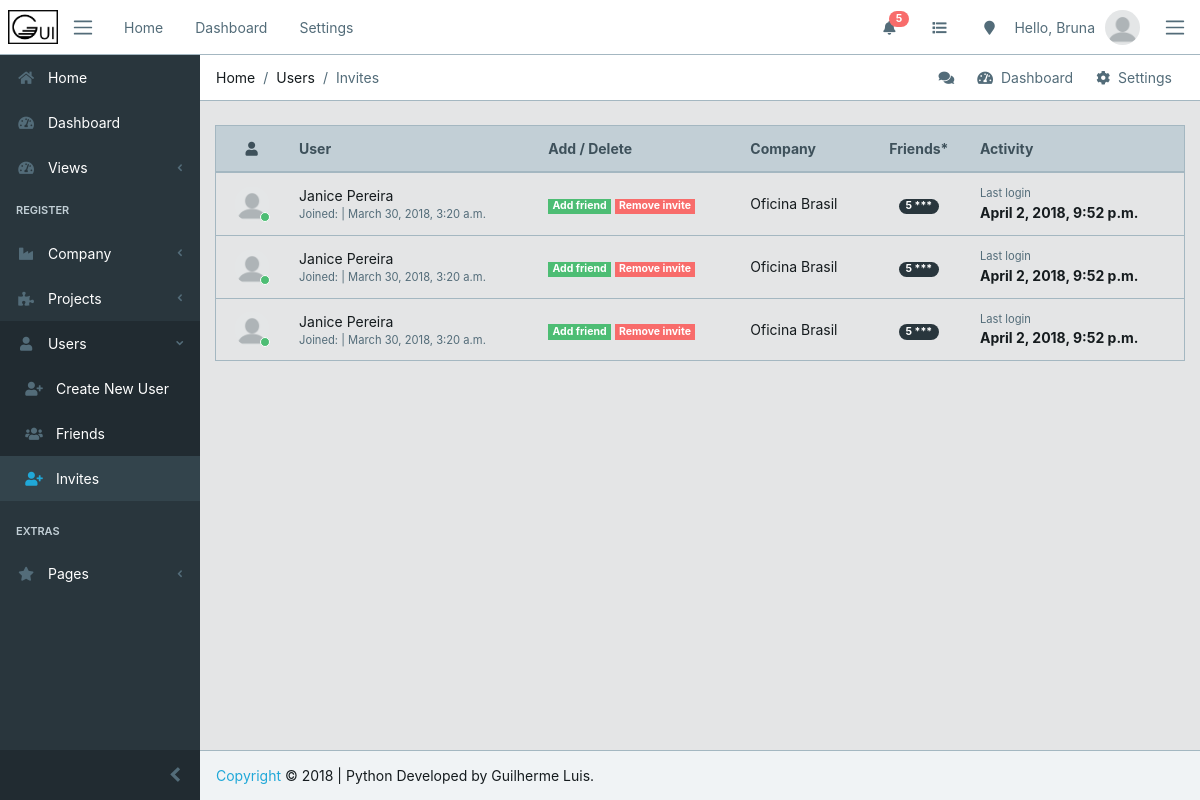
The app's page /register/users/invites/ (signed in), older data.
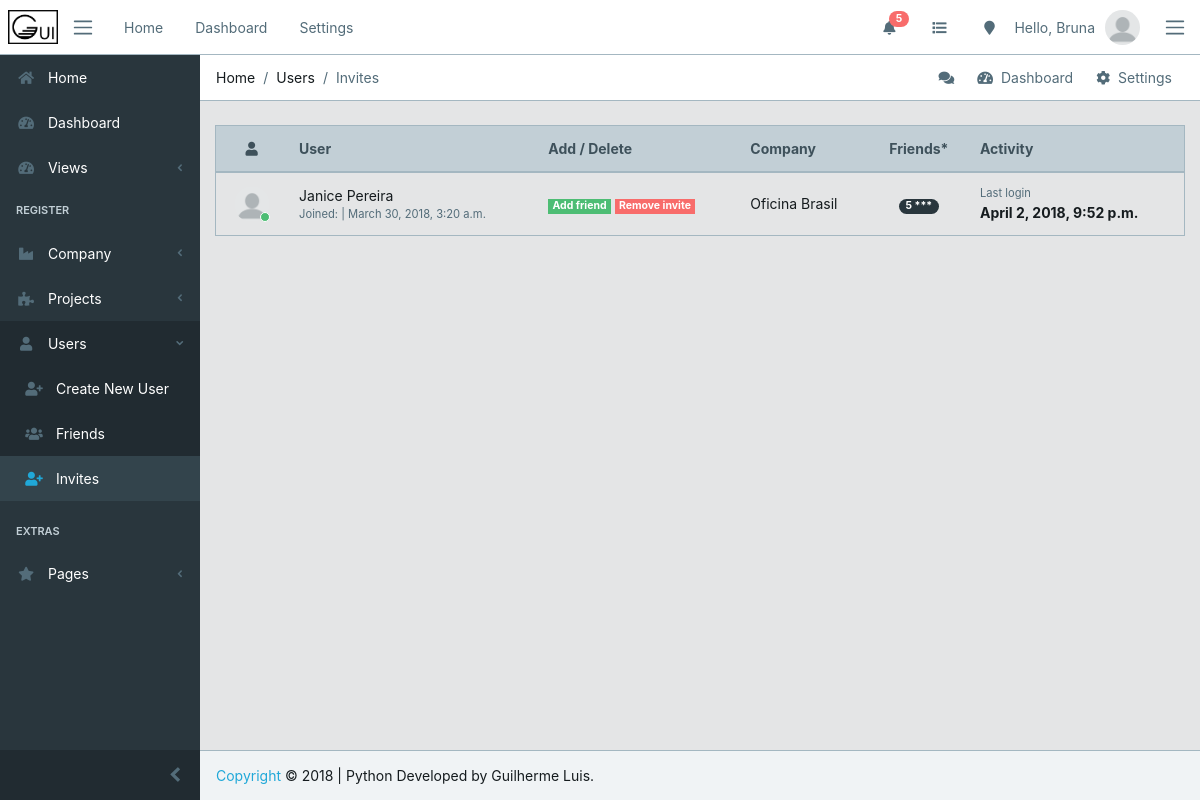
The same page, newer data.
### register/models.py (models this page shows, shortened)
class Invite(models.Model):
    inviter = models.ForeignKey(UserProfile, on_delete=models.DO_NOTHING, related_name='made_invites')
    invited = models.ForeignKey(UserProfile, on_delete=models.DO_NOTHING, related_name='received_invites')

class UserProfile(models.Model):
    user = models.ForeignKey(User, on_delete=models.CASCADE)
    company = models.ForeignKey(Company, on_delete=models.CASCADE)
    project = models.ManyToManyField(Project, blank=True)
    friends = models.ManyToManyField('self', blank=True)

class Company(models.Model):
    social_name = models.CharField(max_length=80)
    name = models.CharField(max_length=80)
    email = models.EmailField()
    city = models.CharField(max_length=50)
    found_date = models.DateField()
    class Meta:
        verbose_name_plural = 'Companies'
        ordering = ('name',)
    def __str__(self):
        return (self.name)

### register/views.py (the view)
# urls.py: path('users/invites/', views.invites, name='invites'),
def invites(request):
    return render(request, 'register/invites.html')

### core/views.py (called while the page is built)
def context(request): # send context to base.html
    users = User.objects.all()
    users_prof = UserProfile.objects.all()
    if request.user.is_authenticated:
        try:
            user_id = request.user.userprofile_set.values_list()[0][0]
            logged_user = UserProfile.objects.get(id=user_id)
            friends = logged_user.friends.all()
            context = {
                'users': users,
                'users_prof': users_prof,
                'logged_user': logged_user,
                'friends' : friends,
            }
            return context
        except:
            context = {
                'users':users,
                'users_prof':users_prof,
            }
            return context
    else:
        context = {
            'users': users,
            'users_prof': users_prof,
        }
        return context

### register/templates/register/invites.html (shortened to what this page needs)
{% extends 'core/base.html' %}
{% load staticfiles %}
{% block breadcrumb %}
        <li class="breadcrumb-item">Home</li>
        <li class="breadcrumb-item">Users</li>
        <li class="breadcrumb-item active">Invites</li>
{% endblock breadcrumb%}
{% block content %}
<div class="container-fluid">
  <div id="ui-view" style="opacity: 1;"><div class="animated fadeIn">
    <div class="row">
    <div class="col-12">
        <div class="row">
            {% if logged_user.received_invites.count %}
            <table class="table table-responsive-sm table-hover table-outline mb-5 ">
                <thead class="thead-light">
                <tr>
                    <th class="text-center"><i class="fa fa-user"></i></th>
                    <th>User</th>
                    <th>Add / Delete</th>
                    <th>Company</th>
                    <th class="text-center">Friends*</th>
                    <th>Activity</th>
                </tr>
            </thead>
                    <tbody>
                        {% for invite in logged_user.received_invites.all %}
                        <tr>
                            <td class="text-center">
                                <div class="avatar">
                                <img src="{% static 'core/img/avatar/blank_profile.png' %}" class="img-avatar" alt="{{ user.email }}">
                                <span class="avatar-status badge-success"></span>
                                </div>
                            </td>
                            <td>
                                {% if invite.inviter.user.get_full_name %}
                                <div>{{ invite.inviter.user.get_full_name }}{% if invite.inviter.user.is_staff %} <span class="badge badge-pill badge-dark"> staff</span> {% endif %}</div>
                                {% else %}
                                <div>{{ invite.inviter.user.username }}{% if invite.inviter.user.is_staff %} <span class="badge badge-pill badge-dark"> staff</span> {% endif %}</div>
                                {% endif %}
                                <div class="small text-muted">
                                <span>Joined:</span> | {{ invite.inviter.user.date_joined }}
                                </div>
                            </td>
                            <td>
                                <a href="{% url 'register:accept-invite' invite_id=invite.id %}" class="badge badge-success text-white">Add friend</a>
                                <a href="{% url 'register:delete-invite' invite_id=invite.id %}" class="badge badge-danger text-white">Remove invite</a>
                            </td>
                            <td>
                                {{ invite.inviter.company }}
                            </td>
                            <td class="text-center">
                                <span class="badge badge-pill badge-dark">{{ invite.inviter.user.task_set.values.count }} ***</span>
                            </td>
                            <td>
                                <div class="small text-muted">Last login</div>
                                <strong>{{ invite.inviter.user.last_login }}</strong>
                            </td>
                        </tr>
                        {% endfor %}
                    </tbody>
                </table>
                {% else %}
                {% if user.is_authenticated %}
                    <span class="display-4 m-5">You have no invites :(</span>
                {% else %}
                    <a href="{% url 'core:login' %}" class="nav-link display-4">Log in to see your invites</a>
                {% endif %}
                {% endif %}
            </div>
        </div>
    </div>
    </div>
    </div>
  </div>
</div>
{% endblock %}

### core/templates/core/base.html (shortened to what this page needs)
{% load static %}
<!DOCTYPE html>
<html lang="en">
<head>
  <link rel="stylesheet" href="https://use.fontawesome.com/releases/v5.0.9/css/all.css">
  <link href="{% static 'core/css/simple-line-icons.min.css' %}" rel="stylesheet">
  <link href="{% static 'core/css/style.css' %}" rel="stylesheet">
  <link href="{% static 'core/css/estilo.css' %}" rel="stylesheet">
</head>
{% block body %}
<body class="app header-fixed sidebar-fixed aside-menu-fixed aside-menu-hidden">
  <header class="app-header navbar">
    <img src="{% static 'core/img/logos/gui-horizontal.png' %}" alt="" class="brand-gui ml-2 d-none d-sm-block">
    <button class="navbar-toggler sidebar-toggler d-md-down-none" type="button">
      <span class="navbar-toggler-icon"></span>
    </button>
    <ul class="nav navbar-nav d-md-down-none">
      <li class="nav-item px-3">
        <a class="nav-link" href="{% url 'core:index' %}">Home</a>
      </li>
      <li class="nav-item px-3">
        <a class="nav-link" href="{% url 'core:dashboard' %}">Dashboard</a>
      </li>
      <li class="nav-item px-3">
        <a class="nav-link" href="#">Settings</a>
      </li>
    </ul>
    <ul class="nav navbar-nav ml-auto">
      <li class="nav-item d-md-down-none">
        <a class="nav-link" href="#"><i class="fa fa-bell"></i><span class="badge badge-pill badge-danger">5</span></a>
      </li>
      <li class="nav-item d-md-down-none">
        <a class="nav-link" href="#"><i class="fa fa-list"></i></a>
      </li>
      <li class="nav-item d-md-down-none">
        <a class="nav-link" href="#"><i class="fa fa-map-marker"></i></a>
      </li>
      {% if user.is_authenticated %}
      <li class="text-muted">Hello, {{ user.first_name }}</li>
      {% else %}
      <li class="text-muted">
        <a href="{% url 'core:login' %}">sign in</a>
      </li>
      {% endif %}
      <li class="nav-item dropdown">
        <a class="nav-link" data-toggle="dropdown" href="#" role="button" aria-haspopup="true" aria-expanded="false">
          <img src="{% static 'core/img/avatar/blank_profile.png' %}" class="img-avatar" alt="{{ user }}">
        </a>
      </li>
    </ul>
    <button class="navbar-toggler aside-menu-toggler" type="button">
      <span class="navbar-toggler-icon"></span>
    </button>
  </header>
  <div class="app-body">
    <div class="sidebar">
      <nav class="sidebar-nav">
        <ul class="nav">
          <li class="nav-item">
            <a class="nav-link" href="{% url 'core:index' %}"><i class="fa fa-home"></i> Home</a>
          </li>
          <li class="nav-item">
            <a class="nav-link" href="{% url 'core:dashboard' %}"><i class="fa fa-tachometer-alt"></i> Dashboard</a>
          </li>
          <li class="nav-item nav-dropdown">
            <a class="nav-link nav-dropdown-toggle" href="#"><i class="fa fa-tachometer-alt"></i> Views</a>
          </li>
          <li class="nav-title">
            Register
          </li>
          <li class="nav-item nav-dropdown">
            <a class="nav-link nav-dropdown-toggle" href="#"><i class="fa fa-industry"></i> Company</a>
          </li>
          <li class="nav-item nav-dropdown">
            <a class="nav-link nav-dropdown-toggle" href="#"><i class="fa fa-puzzle-piece"></i> Projects</a>
          </li>
          <li class="nav-item nav-dropdown">
            <a class="nav-link nav-dropdown-toggle" href="#"><i class="fa fa-user"></i> Users</a>
            <ul class="nav-dropdown-items">
              <li class="nav-item">
                <a class="nav-link" href="{% url 'register:new-user' %}"><i class="fa fa-user-plus ml-2"></i> Create New User</a>
              </li>
              <li class="nav-item">
                <a class="nav-link" href="{% url 'register:new-user' %}"><i class="fa fa-users ml-2"></i> Friends</a>
              </li>
              <li class="nav-item">
                <a class="nav-link" href="{% url 'register:invites' %}"><i class="fa fa-user-plus ml-2"></i> Invites</a>
              </li>
            </ul>
          </li>
          <li class="divider"></li>
          <li class="nav-title">
            Extras
          </li>
          <li class="nav-item nav-dropdown">
            <a class="nav-link nav-dropdown-toggle" href="#"><i class="fa fa-star"></i> Pages</a>
          </li>
        </ul>
      </nav>
      <button class="sidebar-minimizer brand-minimizer" type="button"></button>
    </div>
    <main class="main">
      <ol class="breadcrumb">
        {% block breadcrumb %}{% endblock breadcrumb%}
        <li class="breadcrumb-menu d-md-down-none">
          <div class="btn-group" role="group" aria-label="Button group">
            <a class="btn" href="#"><i class="fa fa-comments"></i></a>
            <a class="btn" href="./"><i class="fa fa-tachometer-alt"></i> &nbsp;Dashboard</a>
            <a class="btn" href="#"><i class="fa fa-cog"></i> &nbsp;Settings</a>
          </div>
        </li>
      </ol>
{% block content %}
{% endblock %}
  <footer class="app-footer">
    <span><a href="http://coreui.io">Copyright</a> © 2018 | Python Developed by Guilherme Luis.</span>
  </footer>
</body>
{% endblock body %}
</html>

### core/static/core/css/estilo.css (style rules this page uses)
.brand-gui { width: 50px; position: relative; }

Row changes from the older to the newer data that the page shows:
removed Invite: inviter.user.get_full_name "Janice Pereira", inviter.user.date_joined "March 30, 2018, 3:20 a.m.", inviter.company "Oficina Brasil", inviter.user.task_set.values.count "5", inviter.user.last_login "April 2, 2018, 9:52 p.m."
removed Invite: inviter.user.get_full_name "Janice Pereira", inviter.user.date_joined "March 30, 2018, 3:20 a.m.", inviter.company "Oficina Brasil", inviter.user.task_set.values.count "5", inviter.user.last_login "April 2, 2018, 9:52 p.m."
